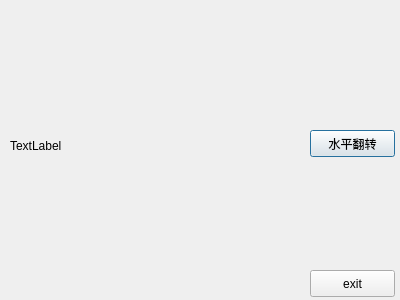
<?xml version="1.0" encoding="UTF-8"?>
<ui version="4.0">
 <class>Dialog</class>
 <widget class="QDialog" name="Dialog">
  <property name="geometry">
   <rect>
    <x>0</x>
    <y>0</y>
    <width>400</width>
    <height>300</height>
   </rect>
  </property>
  <property name="windowTitle">
   <string>Dialog</string>
  </property>
  <widget class="QPushButton" name="pushButton">
   <property name="geometry">
    <rect>
     <x>310</x>
     <y>130</y>
     <width>85</width>
     <height>27</height>
    </rect>
   </property>
   <property name="text">
    <string>水平翻转</string>
   </property>
  </widget>
  <widget class="QPushButton" name="pushButton_2">
   <property name="geometry">
    <rect>
     <x>310</x>
     <y>270</y>
     <width>85</width>
     <height>27</height>
    </rect>
   </property>
   <property name="text">
    <string>exit</string>
   </property>
  </widget>
  <widget class="QLabel" name="label">
   <property name="geometry">
    <rect>
     <x>10</x>
     <y>10</y>
     <width>271</width>
     <height>271</height>
    </rect>
   </property>
   <property name="text">
    <string>TextLabel</string>
   </property>
  </widget>
 </widget>
 <resources/>
 <connections/>
</ui>
